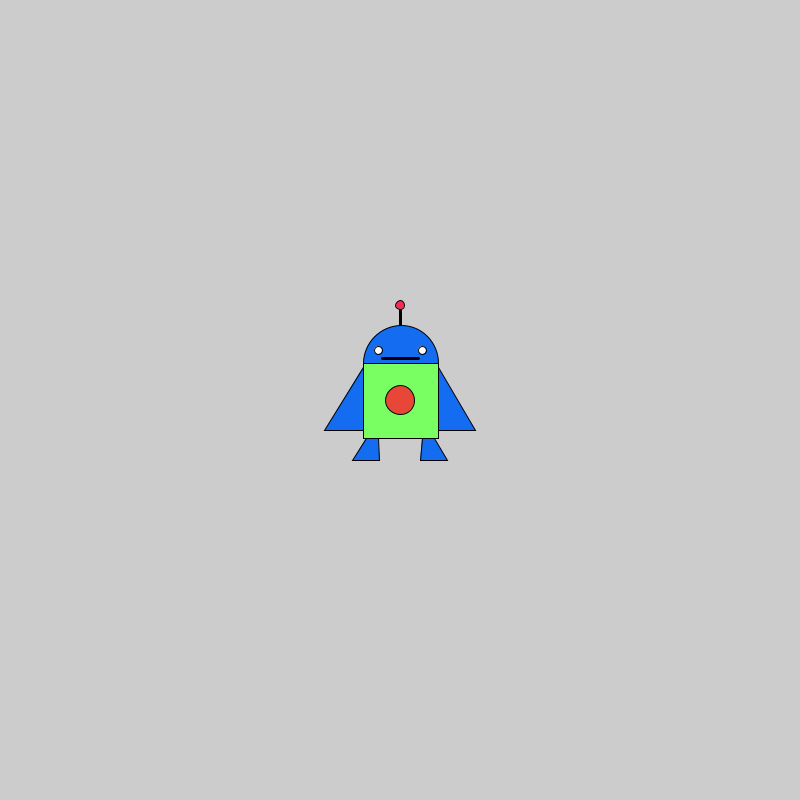
Frame 1 (no input)
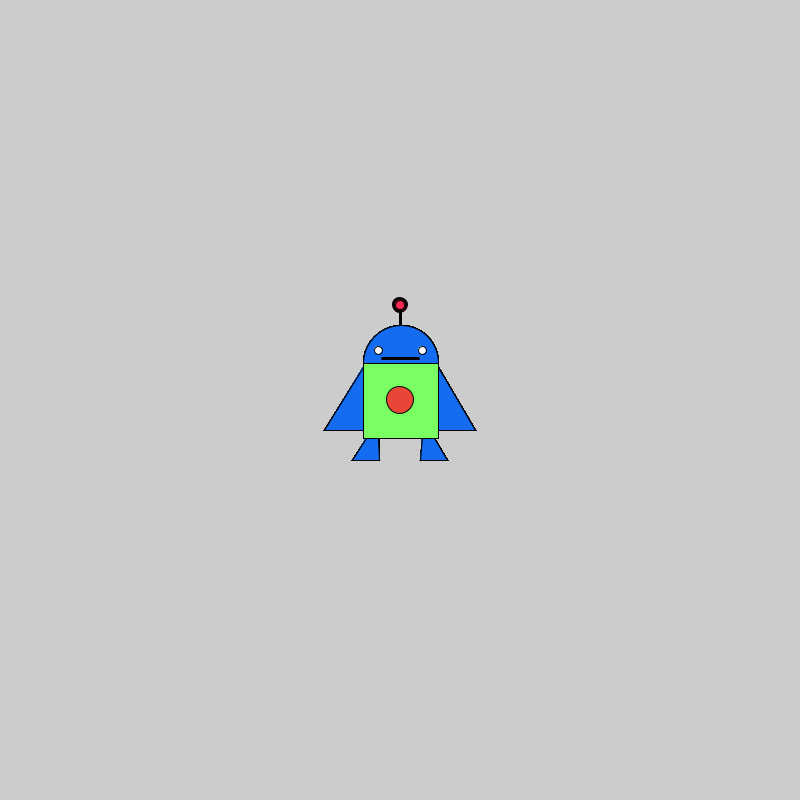
Frame 60 (the mouse pressed at the canvas centre just before this capture)
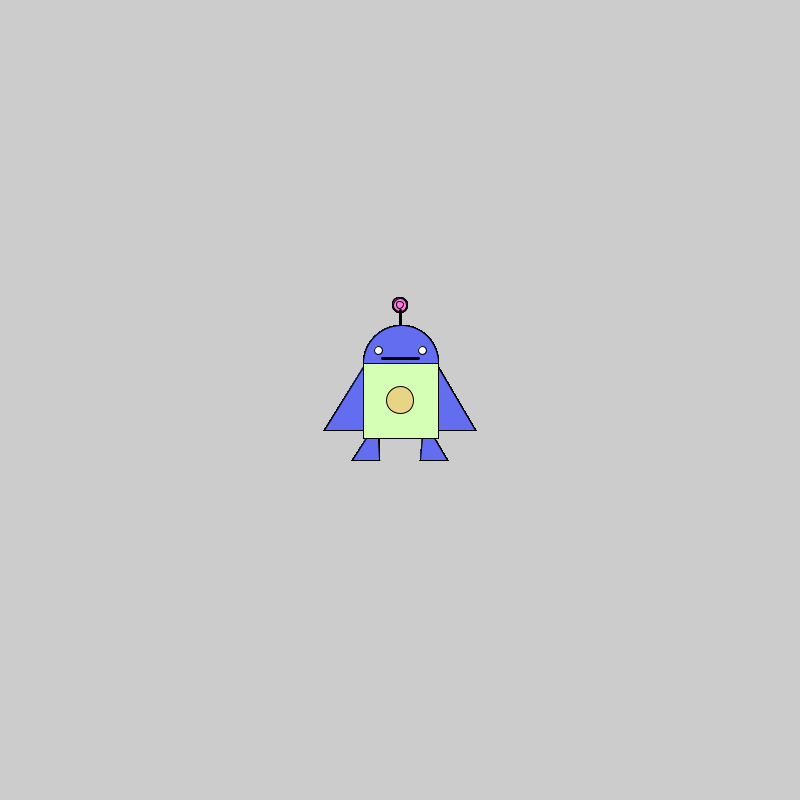
Frame 120 (the mouse held since frame 60 and released just before this capture)

The Processing sketch that drew these frames (run headless with seeded random() and noise(); from frame 60 on, the mouse is pressed at the canvas centre):

// Processing sketch: processing_73719
// ── processing_73719.pde

void setup () {
  size(800, 800);
}
float n1 = 20;
float n2 = 50;
float q = random(0,8);
float r1 = random(50, 250);
float g1 = random(50, 250);
float b1 = random(50, 250);
float x = 400;
float y = 400;

void draw() {


      float circle1 = random (20, 30);
      float circle2 = random(5, 15);


      strokeWeight(1);
      fill(n1+r1, n2+g1, b1);
      rect(x-37, y-37, 75, 75);
      fill(232, n2+21, n1+35);
      ellipse(x, y, circle1, circle1);
      strokeWeight(3);
      line(x, y-45, x, y-90);
      strokeWeight(1);
      fill(0+n1, 109, 240);
      arc(x+1, y-37, 75, 75, PI, 2*PI);
      triangle(x-37, y-33, x-37, y+30, x-70-q, y+30);
      triangle(x+38, y-33, x+38, y+30, x+70+q, y+30);
      quad(x-34, y+38, x-22, y+38, x-15-q, y+60, x-42-q, y+60);
      quad(x+34, y+38, x+22, y+38, x+15+q, y+60, x+42+q, y+60);
      fill(255);
      ellipse(x-22, y-50, 8, 8);
      ellipse(x+22, y-50, 8, 8);
      strokeWeight(3);
      line(x-18, y-42, x+18, y-42);
      strokeWeight(1);
      fill(n1+232, n1+21, n2+35);
      ellipse(x, y-95, circle2, circle2);
    }



void mousePressed () {
  r1 = random(50, 250);
  g1 = random(50, 250);
  b1 = random(50, 250);
  n1 = random(1, 200);
  n2 = random(1, 200);
  q = random(0,10);
  x = mouseX;
  y = mouseY;
}
